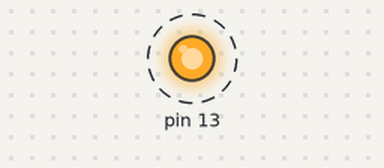
A program run on a simulated Arduino Uno, built with avr-gcc and run on an emulated ATmega328P. On the bench: output pins drawn as LEDs (lit = HIGH). Dashed ring = blinking.

Above: at 0.5 s.
Timing chart, 0 to 4.6 s (numbered marks = the images above):
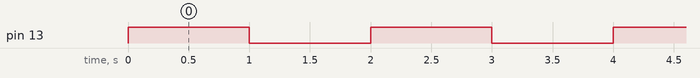

The program:

main.c
```c
//#define F_CPU 8000000UL
//#include <avr/io.h>
//#include <util/delay.h>
//
//int main(void) {
//	//Serial.begin(9600);
//    DDRB |= 1<<PB0;
//    while(1) {
//    		PORTB &= -(1<<PB0);
//        _delay_ms(100);
//        PORTB |= 1<<PB0;
//        _delay_ms(900);
//        //Serial.println("Fred");
//    }
//    return(0);
//}

/*
 * main.cpp
 *
 *  Created on: 17 Oct 2010
 *      Author: Andy
 */

#include <arduino.h>
#include <wiring.h>

extern "C" void __cxa_pure_virtual() {
  for(;;);
}

int main(void) {
  init();
  setup();

  for(;;)
    loop();

  return 0; // not reached
}

void setup() {
// setup pins

  pinMode(13,OUTPUT);
}

void loop() {
  digitalWrite(13,HIGH);
  delay(1000);
  digitalWrite(13,LOW);
  delay(1000);
}
```

Measured:
- by itself, pin 13: alternates HIGH for 1.0 s and LOW for 1.0 s
